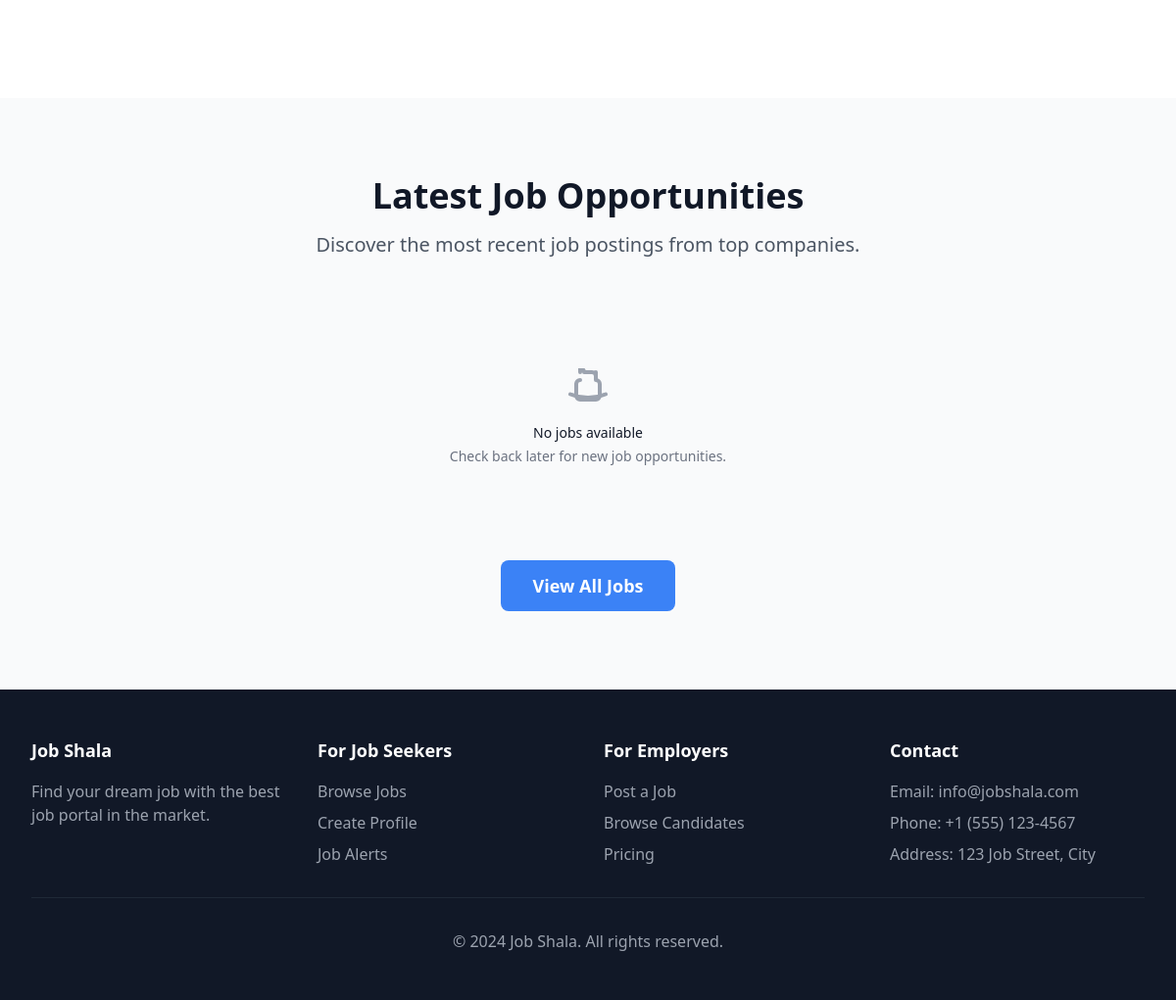
/ (lower part), run on an earlier commit of the app's database.
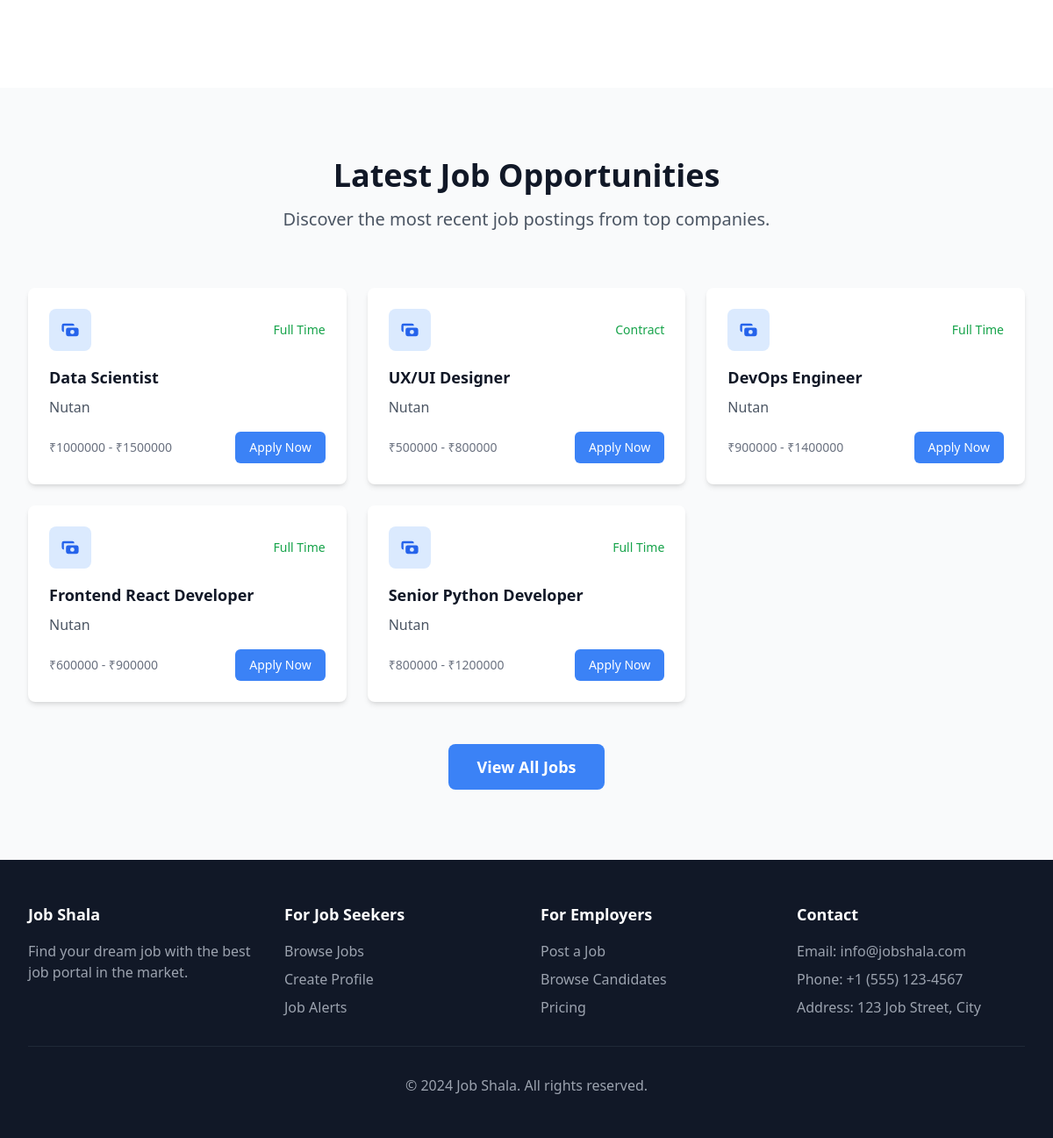
And on a later commit of the database.
### employer/models.py (models this page shows, shortened)
class Job(models.Model):
    JOB_TYPE_CHOICES = [
        ('full-time', 'Full Time'),
        ('part-time', 'Part Time'),
        ('contract', 'Contract'),
        ('internship', 'Internship'),
        ('freelance', 'Freelance'),
    ]
    EXPERIENCE_CHOICES = [
        ('entry', 'Entry Level'),
        ('junior', 'Junior (1-3 years)'),
        ('mid', 'Mid Level (3-5 years)'),
        ('senior', 'Senior (5+ years)'),
        ('lead', 'Lead/Manager'),
    ]
    employer = models.ForeignKey(Employer, on_delete=models.CASCADE)
    title = models.CharField(max_length=200)
    company_name = models.CharField(max_length=200)
    location = models.CharField(max_length=200)
    job_type = models.CharField(max_length=20, choices=JOB_TYPE_CHOICES)
    experience_level = models.CharField(max_length=20, choices=EXPERIENCE_CHOICES)
    salary_min = models.DecimalField(max_digits=10, decimal_places=2, null=True, blank=True)
    salary_max = models.DecimalField(max_digits=10, decimal_places=2, null=True, blank=True)
    salary_currency = models.CharField(max_length=3, default='INR')
    description = models.TextField()
    requirements = models.TextField()
    benefits = models.TextField(blank=True, null=True)
    skills_required = models.TextField()
    is_active = models.BooleanField(default=True)
    is_featured = models.BooleanField(default=False)
    views_count = models.IntegerField(default=0)
    applications_count = models.IntegerField(default=0)
    created_at = models.DateTimeField(auto_now_add=True)
    updated_at = models.DateTimeField(auto_now=True)
    deadline = models.DateField(null=True, blank=True)
    class Meta:
        ordering = ['-created_at']

### core/views.py (the view)
# urls.py: path('', views.homepage, name='homepage'),
def homepage(request):
    recent_jobs = Job.objects.filter(is_active=True).order_by('-created_at')[:6]
    context = {
        'recent_jobs': recent_jobs,
    }
    return render(request, 'core/homepage.html', context)

### core/templates/core/homepage.html (shortened to what this page needs)
{% extends 'core/base.html' %}
{% block content %}
<section class="py-20 bg-white">
    <div class="max-w-7xl mx-auto px-4 sm:px-6 lg:px-8">
        <div class="grid grid-cols-1 md:grid-cols-3 gap-8">
            <div class="text-center p-6 rounded-lg hover:shadow-lg transition-shadow duration-200">
            </div>
            <div class="text-center p-6 rounded-lg hover:shadow-lg transition-shadow duration-200">
            </div>
            <div class="text-center p-6 rounded-lg hover:shadow-lg transition-shadow duration-200">
            </div>
        </div>
    </div>
</section>
<section class="py-20 bg-gray-50">
    <div class="max-w-7xl mx-auto px-4 sm:px-6 lg:px-8">
        <div class="text-center mb-16">
            <h2 class="text-3xl md:text-4xl font-bold text-gray-900 mb-4">
                Latest Job Opportunities
            </h2>
            <p class="text-xl text-gray-600 max-w-2xl mx-auto">
                Discover the most recent job postings from top companies.
            </p>
        </div>
        <div class="grid grid-cols-1 md:grid-cols-2 lg:grid-cols-3 gap-6">
            {% for job in recent_jobs %}
            <div class="bg-white rounded-lg shadow-md hover:shadow-lg transition-shadow duration-200 p-6">
                <div class="flex items-center justify-between mb-4">
                    <div class="w-12 h-12 bg-blue-100 rounded-lg flex items-center justify-center">
                        <svg class="w-6 h-6 text-blue-600" fill="currentColor" viewBox="0 0 20 20">
                            <path fill-rule="evenodd" d="M4 4a2 2 0 00-2 2v4a2 2 0 002 2V6h10a2 2 0 00-2-2H4zm2 6a2 2 0 012-2h8a2 2 0 012 2v4a2 2 0 01-2 2H8a2 2 0 01-2-2v-4zm6 4a2 2 0 100-4 2 2 0 000 4z" clip-rule="evenodd"></path>
                        </svg>
                    </div>
                    <span class="text-sm text-green-600 font-medium">{{ job.get_job_type_display }}</span>
                </div>
                <h3 class="text-lg font-semibold text-gray-900 mb-2">{{ job.title }}</h3>
                <p class="text-gray-600 mb-4">{{ job.company_name }}</p>
                <div class="flex items-center justify-between">
                    {% if job.salary_min and job.salary_max %}
                    <span class="text-gray-500 text-sm">₹{{ job.salary_min|floatformat:0 }} - ₹{{ job.salary_max|floatformat:0 }}</span>
                    {% else %}
                    <span class="text-gray-500 text-sm">Salary not specified</span>
                    {% endif %}
                    <a href="{% url 'job_detail' job.id %}" class="bg-primary hover:bg-secondary text-white px-4 py-2 rounded-md text-sm font-medium transition-colors duration-200">
                        Apply Now
                    </a>
                </div>
            </div>
            {% empty %}
            <div class="col-span-full text-center py-12">
                <h3 class="mt-2 text-sm font-medium text-gray-900">No jobs available</h3>
                <p class="mt-1 text-sm text-gray-500">Check back later for new job opportunities.</p>
            </div>
            {% endfor %}
        </div>
        <div class="text-center mt-12">
            <a href="{% url 'job_listing' %}" class="bg-primary hover:bg-secondary text-white px-8 py-3 rounded-lg text-lg font-semibold transition-colors duration-200 inline-block">
                View All Jobs
            </a>
        </div>
    </div>
</section>
{% endblock %}

What changed in the data, as far as the page shows it:
added Job: job_type "Full Time", title "Data Scientist", company_name "Nutan", salary_min "1000000", salary_max "1500000"
added Job: job_type "Contract", title "UX/UI Designer", company_name "Nutan", salary_min "500000", salary_max "800000"
added Job: job_type "Full Time", title "DevOps Engineer", company_name "Nutan", salary_min "900000", salary_max "1400000"
added Job: job_type "Full Time", title "Frontend React Developer", company_name "Nutan", salary_min "600000", salary_max "900000"
added Job: job_type "Full Time", title "Senior Python Developer", company_name "Nutan", salary_min "800000", salary_max "1200000"
Also different on the page:
text no longer shown: "No jobs available Check back later for new job opportunities."
